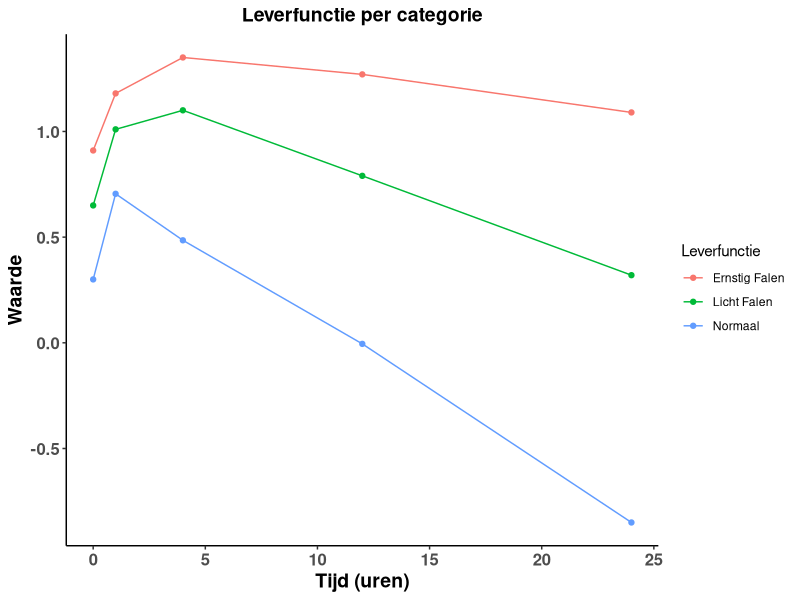

This chart was generated by the following R code:
library(tidyverse)

# 1. Patiënt Stamdata
pk_patients <- data.frame(
  `Patiënt ID` = c("PAT_01", "PAT_02", "PAT_03", "PAT_04", "PAT_05"),
  Leverfunctie = c("Normaal", "Licht_Falen", "Ernstig_Falen", "Normaal", "Licht_Falen"),
  Leeftijd = c(45, 62, 58, 39, 71)
) %>%
  filter(Patiënt.ID != "PAT_05")

# 2. PK Concentratie metingen (breed format)
pk_metingen <- data.frame(
  pid = c("PAT_01", "PAT_02", "PAT_03", "PAT_04", "PAT_06"), # PAT_06 is onbekend in stamdata
  T0_5_uur = c(2.1, 4.5, 8.2, 1.9, 3.3),
  T1_0_uur = c(5.4, 10.2, 15.1, 4.8, 6.1),
  T4_0_uur = c(3.2, 12.5, 22.4, 2.9, 5.2),
  T12_0_uur = c(1.1, 6.2, 18.5, 0.9, 2.1),
  T24_0_uur = c(0.2, 2.1, 12.4, 0.1, 0.5),
  Opmerking = c("Geen", "Lichte misselijkheid", "NA", "Slaapzak", "NA")
) %>%
  filter(pid != "PAT_06") %>%
  rename("Patiënt.ID" = "pid") %>%
  left_join(pk_patients, by="Patiënt.ID") %>%
  pivot_longer(cols = 2:6,
               names_to = "Tijd",
               values_to = "Waarde") %>%
  mutate(Tijd=parse_number(Tijd))%>%
  mutate(Waarde=round(log10(Waarde), digits = 2)) %>%
  group_by(Leverfunctie, Tijd) %>%
  summarise(Mean_waarde=mean(Waarde), SD=sd(Waarde)) %>%
  ggplot(mapping=aes(x=Tijd,
                     y=Mean_waarde,
                     colour = Leverfunctie,
                     group=Leverfunctie)) +
  scale_colour_discrete(labels=c("Ernstig_Falen" = "Ernstig Falen",
                                 "Licht_Falen" = "Licht Falen")) +
  geom_line() +
  geom_point() +
  theme_classic() +
  theme(plot.title = element_text(hjust=0.5,
                                   face="bold",
                                   family="sans",
                                  size=14),
        axis.title.x = element_text(hjust=0.5,
                                    face="bold",
                                    family="sans",
                                    size=14),
        axis.title.y = element_text(hjust=0.5,
                                    face="bold",
                                    family="sans",
                                    size=14),
        axis.text=element_text(hjust=0.5,
                                face="bold",
                                family="sans",
                                size=12)) +
  labs(title = "Leverfunctie per categorie",
       x="Tijd (uren)",
       y="Waarde")

# Theoretische curve data (om mee te vergelijken)
theoretisch_model <- data.frame(
  Tijd_u = c(0.5, 1, 4, 12, 24),
  Target_Conc = c(2.5, 6.0, 4.0, 1.5, 0.5)
)
